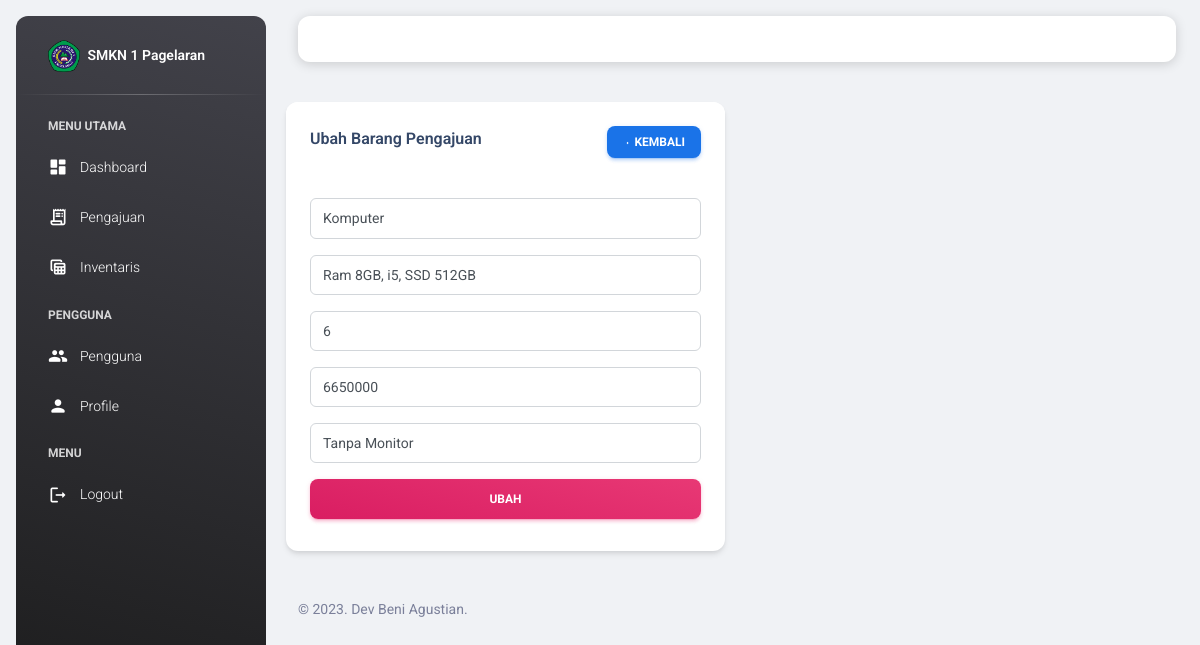
Screenshot of /view_pengajuan/pengajuan_detail_edit.php?id_pengajuan_detail=3&id_pengajuan=2 (signed in) with the database file from the repository.
### tables this page shows
CREATE TABLE `pengajuan_detail` (
  `id_pengajuan_detail` int(11) NOT NULL,
  `id_pengajuan` int(11) NOT NULL,
  `nama_barang` varchar(255) NOT NULL,
  `spesifikasi` varchar(255) NOT NULL,
  `qty` int(11) NOT NULL,
  `harga` int(11) NOT NULL,
  `jumlah` int(11) NOT NULL,
  `keterangan` varchar(255) NOT NULL
);

### functions.php (called while the page is built, shortened)
<?php
$conn = mysqli_connect("localhost", "root", "", "db_siib");
function query($query)
{
    global $conn;
    $result = mysqli_query($conn, $query);
    $rows = [];
    while ($row = mysqli_fetch_assoc($result)) {
        $rows[] = $row;
    }
    return $rows;
}

### view_pengajuan/pengajuan_detail_edit.php (the view, shortened to what this page needs)
<?php
include "../templates/header.php";
$id_pengajuan = $_GET["id_pengajuan"];
$id_pengajuan_detail = $_GET["id_pengajuan_detail"];
$pd = query(
    "SELECT * FROM pengajuan_detail
    WHERE id_pengajuan_detail = $id_pengajuan_detail"
)[0];
?>
<div class="row mb-4">
    <div class="col-12 col-md-6">
        <div class="card">
            <div class="card-header pb-0">
                <div class="row">
                    <div class="col-lg-6 col-7">
                        <h6>Ubah Barang Pengajuan</h6>
                    </div>
                    <div class="col-lg-6 col-5 my-auto text-end">
                        <a href="pengajuan_detail.php?id_pengajuan=<?= $id_pengajuan; ?>"
                            class="btn btn-sm btn-info text-white"><i class="material-icons opacity-10">arrow_left</i>
                            Kembali</a>
                    </div>
                </div>
            </div>
            <div class="card-body pb-4">
                <form role="form" class="text-start" method="POST" action="" enctype="multipart/form-data">
                    <div class="row">
                        <div class="col-12 col-md-12">
                            <div class="input-group input-group-outline mb-3">
                                <input type="text" class="form-control" name="nama_barang"
                                    value="<?= $pd["nama_barang"]; ?>">
                            </div>
                            <div class="input-group input-group-outline my-3">
                                <input type="text" class="form-control" name="spesifikasi"
                                    value="<?= $pd["spesifikasi"]; ?>">
                            </div>
                            <div class="input-group input-group-outline mb-3">
                                <input type="number" class="form-control" name="qty" value="<?= $pd["qty"]; ?>">
                            </div>
                            <div class="input-group input-group-outline mb-3">
                                <input type="number" class="form-control" name="harga" value="<?= $pd["harga"]; ?>">
                            </div>
                            <div class="input-group input-group-outline my-3">
                                <input type="text" class="form-control" name="keterangan"
                                    value="<?= $pd["keterangan"]; ?>">
                            </div>
                            <div class="text-center">
                                <button type="submit" class="btn bg-gradient-primary w-100 mb-2"
                                    name="edit_pengajuan_detail">Ubah</button>
                            </div>
                        </div>
                    </div>
                </form>
            </div>
        </div>
    </div>
</div>
<?php
include "../templates/footer.php";
?>

### rows the page displays
pengajuan_detail: nama_barang "Komputer", spesifikasi "Ram 8GB, i5, SSD 512GB", qty "6", harga "6650000", keterangan "Tanpa Monitor"
